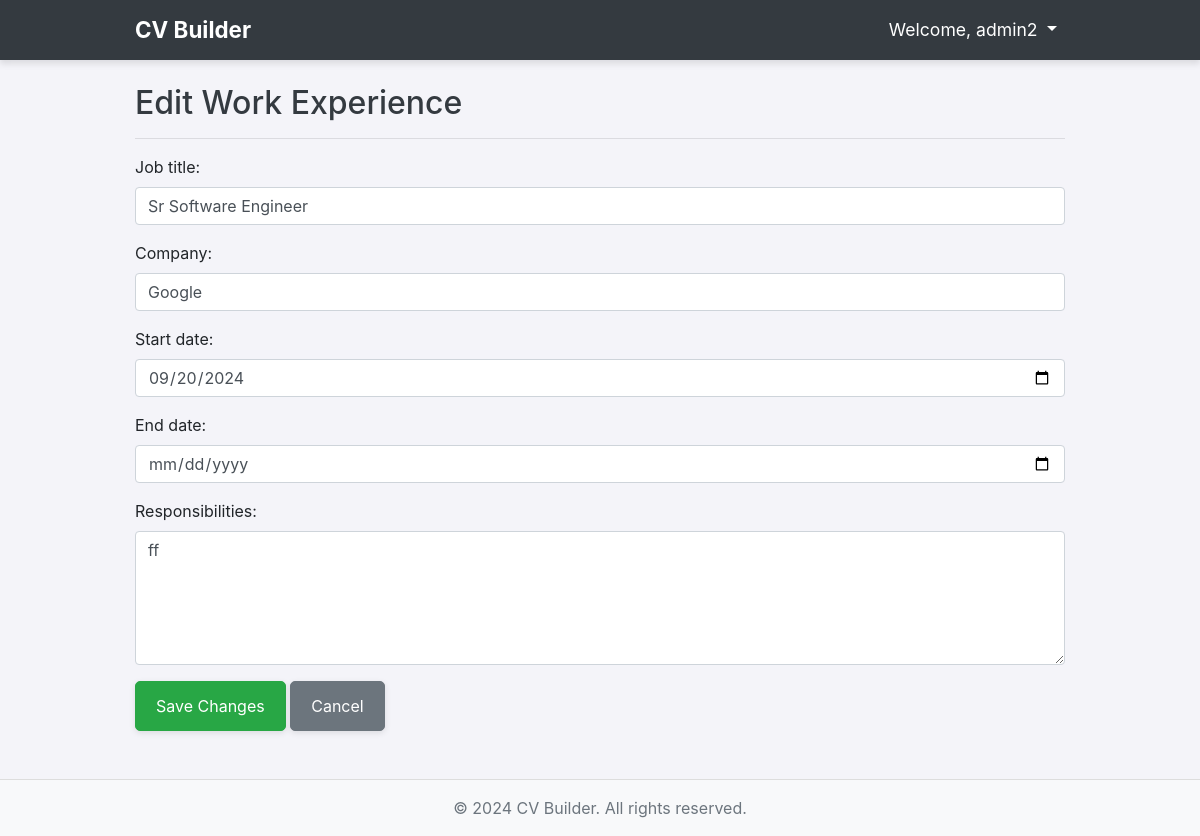
The app's page /work-experience/edit/1/ (signed in), older data.
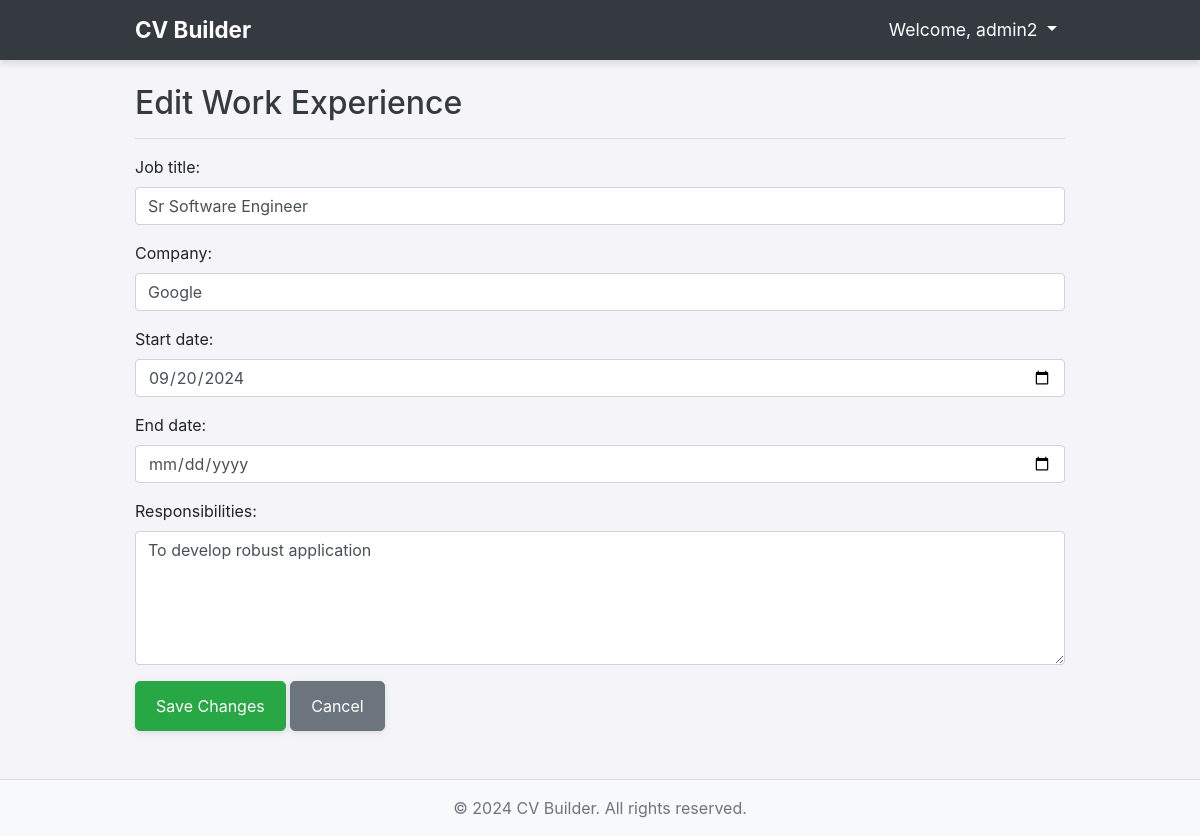
The same page, newer data.
### cvs/models.py (models this page shows, shortened)
class WorkExperience(models.Model):
    profile = models.ForeignKey(Profile, on_delete=models.CASCADE)
    job_title = models.CharField(max_length=100)
    company = models.CharField(max_length=200)
    start_date = models.DateField()  # Job start date
    end_date = models.DateField(blank=True, null=True)  # End date can be null
    responsibilities = models.TextField()  # List of job responsibilities

### cvs/views.py (the view)
# urls.py: path('work-experience/edit/<int:experience_id>/', views.edit_work_experience, name='edit_work_experience'),
@login_required
def edit_work_experience(request, experience_id):
    work_experience = get_object_or_404(WorkExperience, id=experience_id, profile=request.user.profile)
    if request.method == 'POST':
        form = WorkExperienceForm(request.POST, instance=work_experience)
        if form.is_valid():
            form.save()
            messages.success(request, 'Work experience updated successfully.')
            return redirect('cvs:dashboard')
    else:
        form = WorkExperienceForm(instance=work_experience)
    return render(request, 'cvs/edit_work_experience.html', {'form': form})

### cvs/forms.py
class WorkExperienceForm(forms.ModelForm):
    class Meta:
        model = WorkExperience
        fields = ['job_title', 'company', 'start_date', 'end_date', 'responsibilities']
        widgets = {
            'job_title': forms.TextInput(attrs={
                'class': 'form-control',
                'placeholder': 'Enter your job title',
            }),
            'company': forms.TextInput(attrs={
                'class': 'form-control',
                'placeholder': 'Enter the company name',
            }),
            'start_date': forms.TextInput(attrs={
                'type': 'date',
                'class': 'form-control',
            }),  # HTML5 date input
            'end_date': forms.TextInput(attrs={
                'type': 'date',
                'class': 'form-control',
            }),  # HTML5 date input
            'responsibilities': forms.Textarea(attrs={
                'class': 'form-control',
                'placeholder': 'Describe your responsibilities',
                'rows': 5,
            }),
        }

### cvs/templates/cvs/edit_work_experience.html (shortened to what this page needs)
{% extends 'cvs/base.html' %}
{% block content %}
<div class="mt-4">
    <h2>Edit Work Experience</h2>
    <hr />
    <form method="post">
        {{ form.as_p }}
        <button type="submit" class="btn btn-success">Save Changes</button>
        <a href="{% url 'cvs:dashboard' %}" class="btn btn-secondary">Cancel</a>
    </form>
</div>
<link rel="stylesheet" href="https://cdn.jsdelivr.net/npm/flatpickr/dist/flatpickr.min.css">
{% endblock %}

Row changes from the older to the newer data that the page shows:
changed WorkExperience "Sr Software Engineer": responsibilities "ff" → "To develop robust application"
